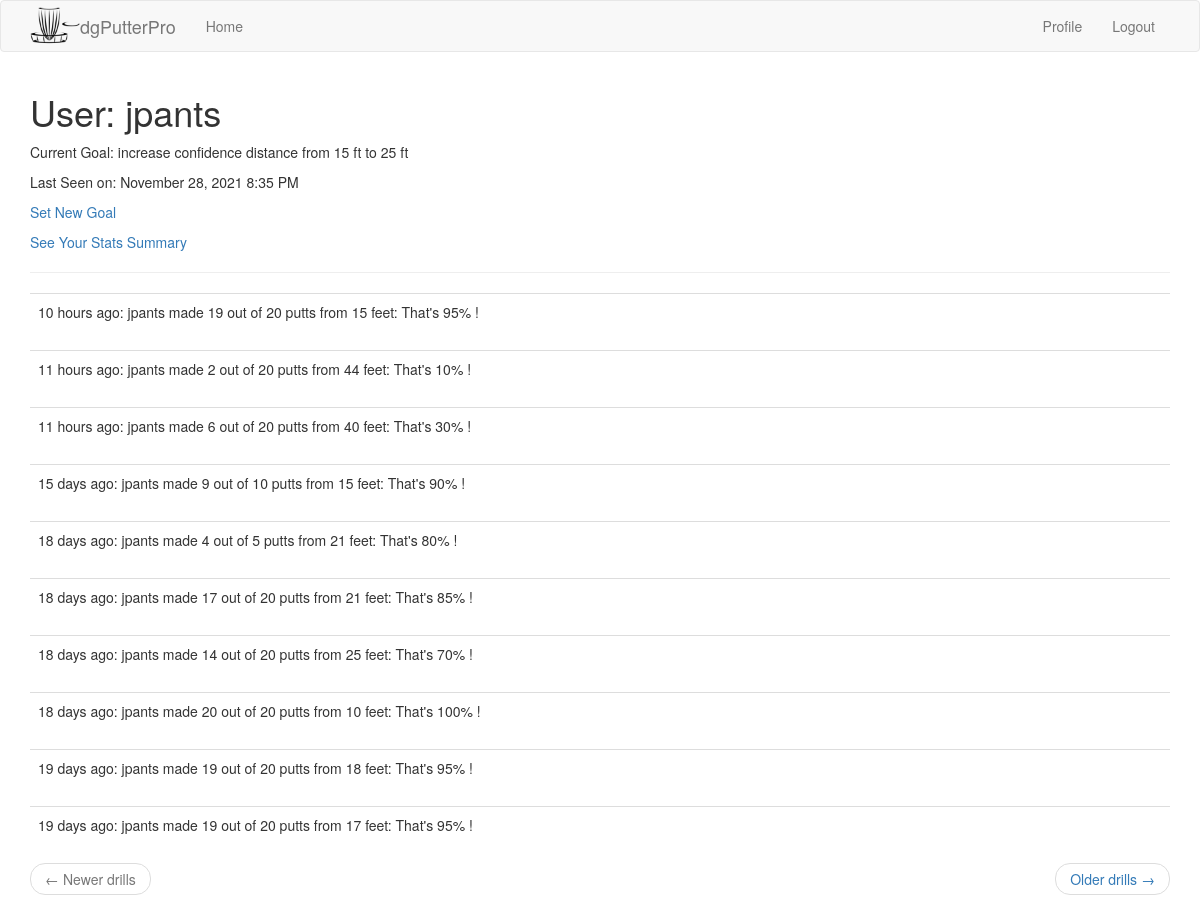
The app's page /user/jpants (signed in), older data.
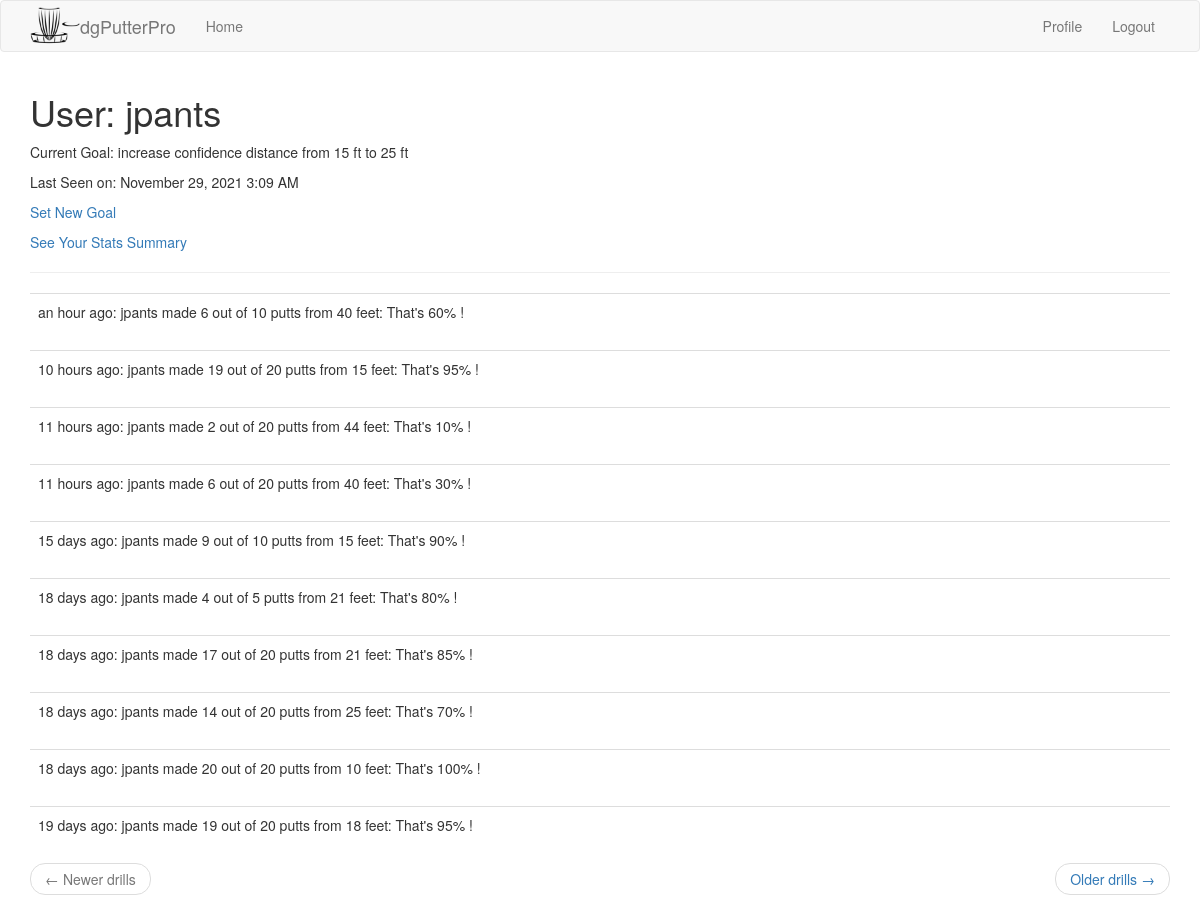
The same page, newer data.
### app/models.py (models this page shows, shortened)
class User(UserMixin, db.Model):
    id = db.Column(db.Integer, primary_key=True)
    username = db.Column(db.String(64), index=True, unique=True)
    email = db.Column(db.String(120), index=True, unique=True)
    password_hash = db.Column(db.String(128))
    drills = db.relationship('Drill', backref='user', lazy='dynamic')
    current_goal = db.Column(db.String(140))
    last_seen = db.Column(db.DateTime, default=datetime.utcnow)

class Drill(db.Model):
    id = db.Column(db.Integer, primary_key=True)
    user_id = db.Column(db.Integer, db.ForeignKey('user.id'))
    timestamp = db.Column(db.DateTime, index=True, default=datetime.utcnow)
    putt_distance = db.Column(db.Integer)
    number_attempts = db.Column(db.Integer)
    number_putts_made = db.Column(db.Integer)
    CheckConstraint(number_putts_made <= number_attempts)

### app/main/routes.py (the view)
@bp.route('/user/<username>')
@login_required
def user(username):
    user = User.query.filter_by(username=username).first_or_404()
    page = request.args.get('page', 1, type=int)
    drills = user.drills.order_by(Drill.timestamp.desc()).paginate(page, current_app.config['DRILLS_PER_PAGE'], False)
    next_url = url_for('main.user', username=user.username, page=drills.next_num) \
        if drills.has_next else None
    prev_url = url_for('main.user', username=user.username, page=drills.prev_num) \
        if drills.has_prev else None
    return render_template('user.html', user=user, drills=drills.items, next_url=next_url, prev_url=prev_url)

### app/main/routes.py (called while the page is built)
@bp.before_app_request
def before_request():
    if current_user.is_authenticated:
        current_user.last_seen = datetime.utcnow()
        db.session.commit()

### app/models.py (called while the page is built)
@login.user_loader
def load_user(id):
    return User.query.get(int(id))

### app/templates/user.html
{% extends "base.html" %}
{% block app_content %}
    <h1>User: {{ user.username }}</h1>
    {% if user.current_goal %}<p>Current Goal: {{ user.current_goal }}</p>{% endif %}
    {% if user.last_seen %}
        <p>Last Seen on: {{ moment(user.last_seen).format('LLL') }}</p>
    {% endif %}
    {% if user == current_user %}
        <p><a href="{{ url_for('main.edit_goal') }}">Set New Goal</a> </p>
        <p><a href="{{ url_for('main.stats', username=current_user.username) }}">See Your Stats Summary</a></p>
    {% endif %}
    <hr>
    {% for drill in drills %}
        {% include '_drill.html' %}
    {% endfor %}
    <nav aria-label="...">
        <ul class="pager">
            <li class="previous{% if not prev_url %} disabled{% endif %}">
                <a href="{{ prev_url or '#' }}">
                    <span aria-hidden="true">&larr;</span> Newer drills
                </a>
            </li>
            <li class="next{% if not next_url %} disabled{% endif %}">
                <a href="{{ next_url or '#' }}">
                    Older drills <span aria-hidden="true">&rarr;</span>
                </a>
            </li>
        </ul>
    </nav>
{% endblock %}

### app/templates/base.html (shortened to what this page needs)
{% extends 'bootstrap/base.html' %}}
   {% block navbar %}
    <nav class="navbar navbar-default">
        <div class="container">
            <div class="navbar-header">
                <a href="{{ url_for('main.index') }}">
                    <img src="/static/images/dg-basket-1.png" height=50>
                </a>
            </div>
            <div class="navbar-header">
                <a class="navbar-brand" href="{{ url_for('main.index') }}">dgPutterPro</a>
            </div>
            <div class="collapse navbar-collapse" id="bs-example-navbar-collapse-1">
                <ul class="nav navbar-nav">
                    <li><a href="{{ url_for('main.index') }}">Home</a></li>
                </ul>
                <ul class="nav navbar-nav navbar-right">
                    {% if current_user.is_anonymous %}
                    <li><a href="{{ url_for('auth.login') }}">Login</a></li>
                    {% else %}
                    <li><a href="{{ url_for('main.user', username=current_user.username) }}">Profile</a></li>
                    <li><a href="{{ url_for('auth.logout') }}">Logout</a></li>
                    {% endif %}
                </ul>
            </div>
        </div>
    </nav>
{% endblock %}
    {% block content %}
        <div class="container">
            {% block app_content %}{% endblock %}
        </div>
    {% endblock %}

### app/templates/_drill.html
<table class="table table-hover">
    <tr valign="top">
        <td>
            {{ moment(drill.timestamp).fromNow() }}: {{ drill.user.username }} made {{ drill.number_putts_made }}
            out of {{ drill.number_attempts }} putts
            from {{ drill.putt_distance }} feet:
            That's {{ (drill.number_putts_made / drill.number_attempts * 100) |round|int}}% !
        </td>
    </tr>
</table>

Row changes from the older to the newer data that the page shows:
no longer on this page (row unchanged): Drill: timestamp "19 days ago", user.username "jpants", number_putts_made "19", number_attempts "20", putt_distance "17", number_putts_made+number_attempts "95"
changed User "jpants": last_seen "November 28, 2021 8:35 PM" → "November 29, 2021 3:09 AM"
added Drill: timestamp "an hour ago", user.username "jpants", number_putts_made "6", number_attempts "10", putt_distance "40", number_putts_made+number_attempts "60"
